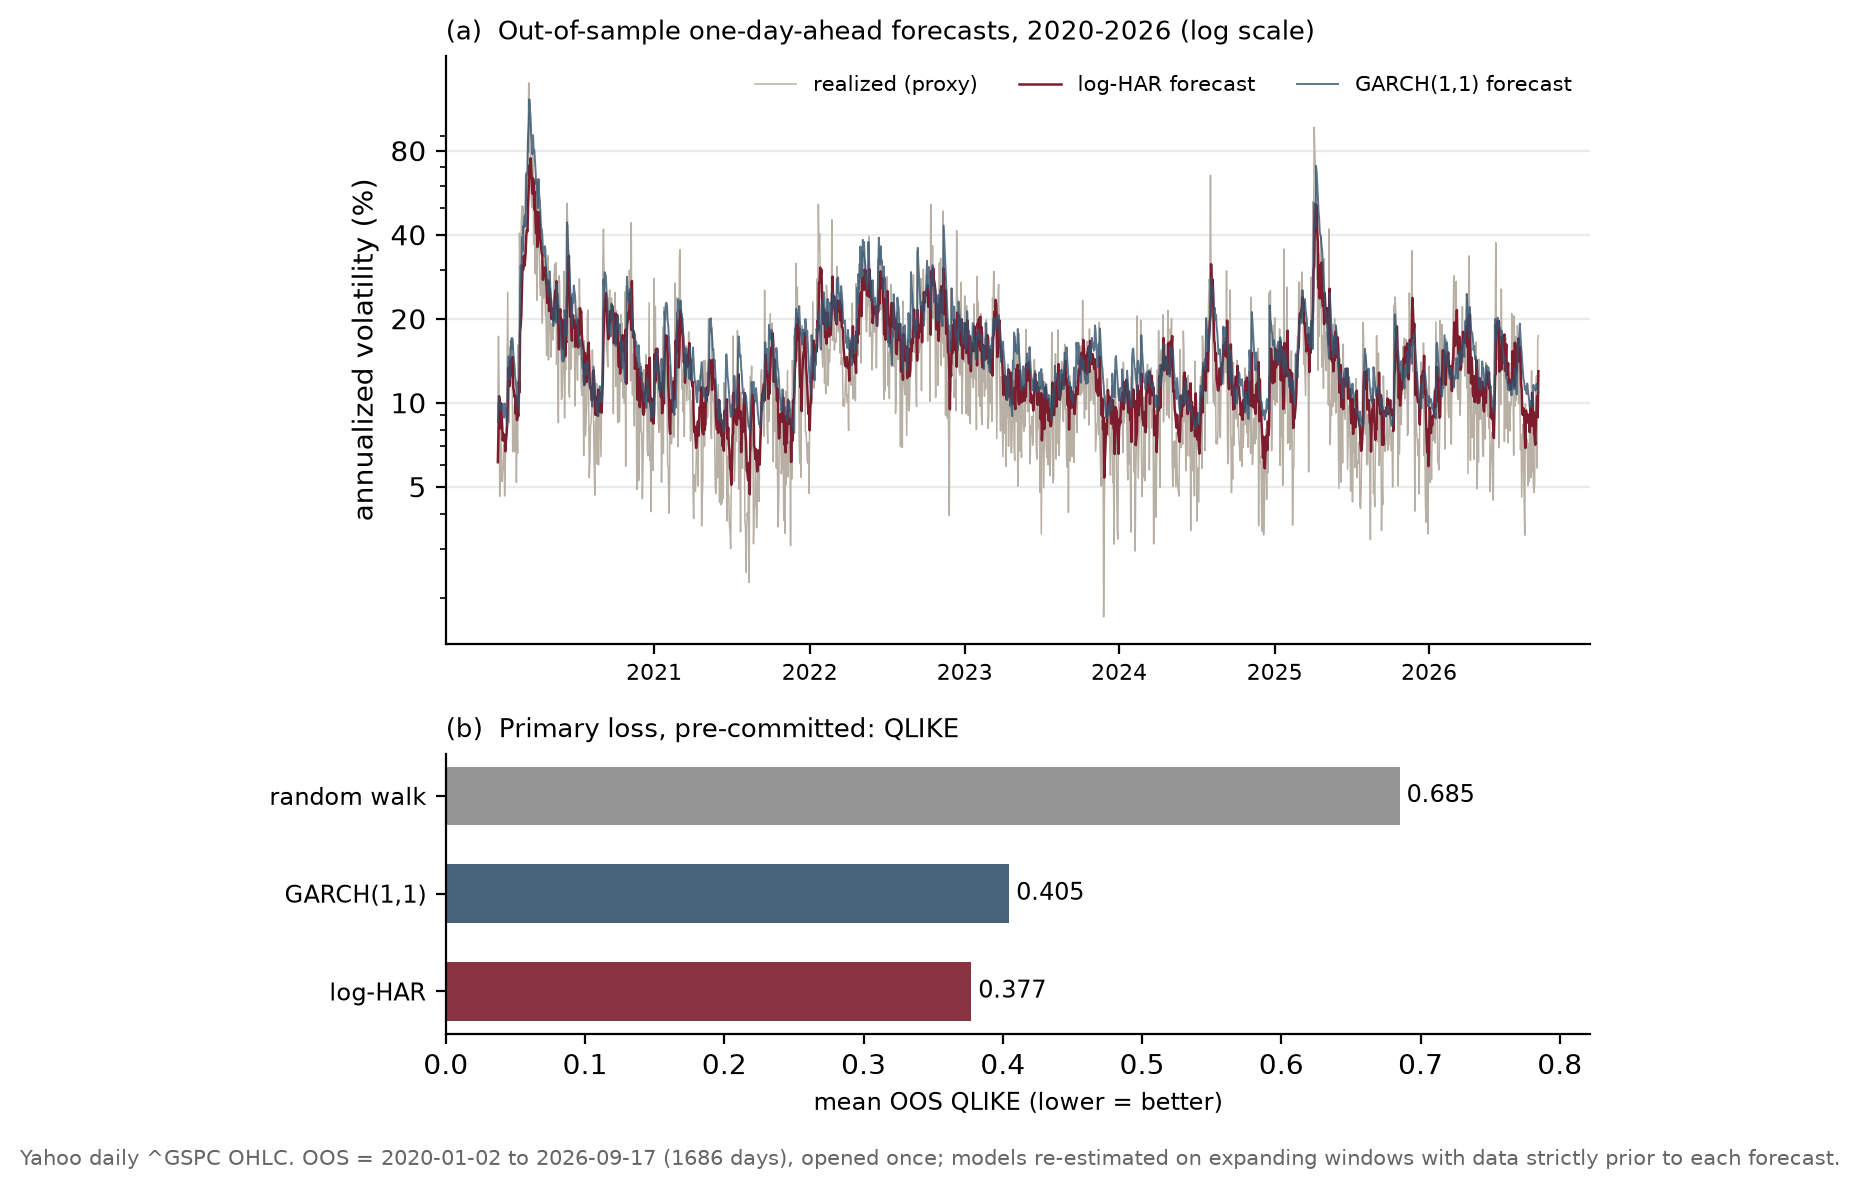

This figure's Python source:
"""
Figure 3 - One-day-ahead volatility forecasts, strict out-of-sample horse race.

Free data: daily S&P 500 (^GSPC) OHLC from the shared cache data/spx_ohlc.csv.
Daily realized-variance proxy: RV_t = (overnight log gap)^2 + Garman-Klass
open-to-close variance (whole-day scale, conditionally unbiased under the GK
assumptions; negative GK days floored at zero and counted).

Pre-committed protocol (fixed BEFORE looking at any out-of-sample number):
  - Models: random walk (RV_t), GARCH(1,1) on daily returns (own QMLE,
    re-estimated each January on an expanding window), log-HAR with daily /
    weekly / monthly cascade (expanding OLS, re-fit every day, lognormal
    bias correction exp(s^2/2)).
  - Split: out-of-sample = 2020-01-02 onward, opened once. No variants tried.
  - Primary loss: QLIKE (Patton 2011). Secondary: MSE on variance.
  - Tests: Diebold-Mariano on the QLIKE loss differential (Newey-West, 5 lags),
    Clark-West for the nested log-HAR vs random-walk comparison (MSE-based).
  - Mincer-Zarnowitz levels regression RV = a + b*F per model, OOS only.

Printed: every number quoted in the paper.

Reproducible:
    python fig_har_oos.py     # numpy, matplotlib; math.erf for p-values
"""
import os, csv, math
import numpy as np
import matplotlib
matplotlib.use("Agg")
import matplotlib.pyplot as plt

HERE = os.path.dirname(os.path.abspath(__file__))
CACHE = os.path.join(HERE, "data", "spx_ohlc.csv")
OOS_START = "2020-01-02"

dates, O, H, L, C = [], [], [], [], []
with open(CACHE) as f:
    for row in csv.DictReader(f):
        dates.append(row["date"])
        O.append(float(row["open"])); H.append(float(row["high"]))
        L.append(float(row["low"])); C.append(float(row["close"]))
O, H, L, C = map(np.array, (O, H, L, C))

u = np.log(H[1:] / O[1:]); d = np.log(L[1:] / O[1:]); c = np.log(C[1:] / O[1:])
on = np.log(O[1:] / C[:-1]); r = np.log(C[1:] / C[:-1])
gk = 0.5 * (u - d) ** 2 - (2 * np.log(2) - 1) * c ** 2
n_neg = int((gk < 0).sum())
RV = on ** 2 + np.maximum(gk, 0.0)
RV = np.maximum(RV, 1e-10)
ddates = dates[1:]
N = len(RV)
print(f"proxy: RV = overnight^2 + max(GK,0); negative-GK days floored: {n_neg}/{N}")

# ---------------- helpers ----------------------------------------------------
def roll_mean_past(x, w):
    """mean of x[t-w+1..t] at index t (uses only info up to t)."""
    cs = np.cumsum(np.concatenate([[0.0], x]))
    out = np.full(len(x), np.nan)
    out[w - 1:] = (cs[w:] - cs[:-w]) / w
    return out


lRV = np.log(RV)
l_d = lRV
l_w = roll_mean_past(lRV, 5)
l_m = roll_mean_past(lRV, 22)

i0 = ddates.index(OOS_START)          # first OOS target index
print(f"split: in-sample {ddates[0]}..{ddates[i0-1]} ({i0} obs) | "
      f"OOS {ddates[i0]}..{ddates[-1]} ({N - i0} obs)")

# ---------------- random walk ------------------------------------------------
F_rw = RV[i0 - 1:N - 1]               # forecast for t = RV_{t-1}

# ---------------- log-HAR, expanding OLS refit daily -------------------------
F_har = np.empty(N - i0)
X_all = np.column_stack([np.ones(N), l_d, l_w, l_m])   # regressors known at t
beta_last = None
for t in range(i0, N):                # forecast target RV_t
    # training pairs: predict lRV[s] from X[s-1], s = 22..t-1
    Xtr = X_all[21:t - 1]; ytr = lRV[22:t]
    XtX = Xtr.T @ Xtr; Xty = Xtr.T @ ytr
    beta = np.linalg.solve(XtX, Xty)
    resid = ytr - Xtr @ beta
    s2 = resid.var()
    F_har[t - i0] = math.exp(float(X_all[t - 1] @ beta) + 0.5 * s2)
    beta_last = (beta, s2)
print("log-HAR final betas [const, d, w, m]:",
      np.round(beta_last[0], 3), " resid var", round(beta_last[1], 4))

# ---------------- GARCH(1,1), own QMLE, re-estimated each January ------------
def nll_garch(theta, rr):
    w = np.exp(theta[0])
    e = np.exp(np.array([theta[1], theta[2], 0.0]))
    a, b = e[0] / e.sum(), e[1] / e.sum()
    s2 = np.empty(len(rr)); s2[0] = rr.var()
    for t in range(1, len(rr)):
        s2[t] = w + a * rr[t - 1] ** 2 + b * s2[t - 1]
    if np.any(s2 <= 0) or not np.all(np.isfinite(s2)):
        return 1e10
    return 0.5 * np.sum(np.log(2 * np.pi * s2) + rr ** 2 / s2)


def nelder_mead(f, x0, args=(), maxit=1500, tol=1e-9):
    n = len(x0); sim = [np.array(x0, float)]
    for i in range(n):
        x = np.array(x0, float); x[i] += 0.25 if x[i] == 0 else 0.15 * abs(x[i]) + 0.1
        sim.append(x)
    fv = [f(x, *args) for x in sim]
    for _ in range(maxit):
        idx = np.argsort(fv); sim = [sim[i] for i in idx]; fv = [fv[i] for i in idx]
        if abs(fv[-1] - fv[0]) < tol * (abs(fv[0]) + tol):
            break
        cen = np.mean(sim[:-1], axis=0)
        xr = cen + (cen - sim[-1]); fr = f(xr, *args)
        if fr < fv[0]:
            xe = cen + 2.0 * (cen - sim[-1]); fe = f(xe, *args)
            sim[-1], fv[-1] = (xe, fe) if fe < fr else (xr, fr)
        elif fr < fv[-2]:
            sim[-1], fv[-1] = xr, fr
        else:
            xc = cen + 0.5 * (sim[-1] - cen); fc = f(xc, *args)
            if fc < fv[-1]:
                sim[-1], fv[-1] = xc, fc
            else:
                for i in range(1, n + 1):
                    sim[i] = sim[0] + 0.5 * (sim[i] - sim[0])
                    fv[i] = f(sim[i], *args)
    i = int(np.argmin(fv)); return sim[i], fv[i]


F_g = np.empty(N - i0)
params = None
for t in range(i0, N):
    refit = params is None or (ddates[t][:4] != ddates[t - 1][:4])
    if refit:
        mu = r[:t].mean()                 # training-window mean only (no look-ahead)
        rr = r[:t] - mu
        s2u = rr.var(); rest = 1 - 0.08 - 0.90
        th, _ = nelder_mead(nll_garch, [np.log(s2u * rest), np.log(0.08 / rest),
                                        np.log(0.90 / rest)], args=(rr,))
        w = np.exp(th[0]); e = np.exp(np.array([th[1], th[2], 0.0]))
        a, b = e[0] / e.sum(), e[1] / e.sum()
        params = (w, a, b, mu)
        # rebuild the variance recursion through day t-1 -> forecast for day t
        s2_state = rr.var()
        for s in range(1, t + 1):
            s2_state = w + a * (r[s - 1] - mu) ** 2 + b * s2_state
    else:
        w, a, b, mu = params
        s2_state = w + a * (r[t - 1] - mu) ** 2 + b * s2_state
    F_g[t - i0] = s2_state

y = RV[i0:]
models = {"random walk": F_rw, "GARCH(1,1)": F_g, "log-HAR": F_har}

# ---------------- losses & tests ---------------------------------------------
def qlike(yy, ff):
    z = yy / ff
    return z - np.log(z) - 1.0


def nw_se(x, lags=5):
    x = x - x.mean(); n = len(x)
    g0 = np.sum(x * x) / n
    s = g0
    for k in range(1, lags + 1):
        gk = np.sum(x[k:] * x[:-k]) / n
        s += 2 * (1 - k / (lags + 1)) * gk
    return math.sqrt(s / n)


def phi(z):                      # standard normal CDF via erf
    return 0.5 * (1 + math.erf(z / math.sqrt(2)))


print("\nOOS losses (lower = better):")
for k, F in models.items():
    ql = qlike(y, F).mean(); mse = np.mean((y - F) ** 2)
    print(f"  {k:12s} QLIKE={ql:.4f}  MSE={mse:.3e}")

print("\nMincer-Zarnowitz (OOS): RV = a + b*F")
for k, F in models.items():
    X = np.column_stack([np.ones_like(F), F])
    bhat = np.linalg.solve(X.T @ X, X.T @ y)
    res = y - X @ bhat
    R2 = 1 - res.var() / y.var()
    print(f"  {k:12s} a={bhat[0]:.3e}  b={bhat[1]:.3f}  R2={R2:.3f}")

dlq = qlike(y, models["random walk"]) - qlike(y, models["log-HAR"])
dm = dlq.mean() / nw_se(dlq)
print(f"\nDM (QLIKE, HAR vs RW): mean diff={dlq.mean():.4f}  DM={dm:.2f}  "
      f"one-sided p={1 - phi(dm):.2e}")
dlg = qlike(y, models["random walk"]) - qlike(y, models["GARCH(1,1)"])
dmg = dlg.mean() / nw_se(dlg)
print(f"DM (QLIKE, GARCH vs RW): mean diff={dlg.mean():.4f}  DM={dmg:.2f}  "
      f"one-sided p={1 - phi(dmg) if dmg > 0 else phi(dmg):.2e}")

f_cw = (y - F_rw) ** 2 - ((y - F_har) ** 2 - (F_rw - F_har) ** 2)
cw = f_cw.mean() / nw_se(f_cw)
print(f"Clark-West (HAR vs RW, nested): CW={cw:.2f}  one-sided p={1 - phi(cw):.2e}")

# ---------------- figure ------------------------------------------------------
fig, (ax1, ax2) = plt.subplots(
    2, 1, figsize=(6.9, 5.8), gridspec_kw={"height_ratios": [2.1, 1.0]})

xs = np.arange(N - i0)
ax1.plot(xs, np.sqrt(252 * y) * 100, lw=0.55, color="#b8b0a4", label="realized (proxy)")
ax1.plot(xs, np.sqrt(252 * F_har) * 100, lw=0.9, color="#7c1c2c", label="log-HAR forecast")
ax1.plot(xs, np.sqrt(252 * F_g) * 100, lw=0.7, color="#31536e", alpha=0.8,
         label="GARCH(1,1) forecast")
tick = [i for i in range(1, N - i0) if ddates[i0 + i][:4] != ddates[i0 + i - 1][:4]]
ax1.set_xticks(tick); ax1.set_xticklabels([ddates[i0 + i][:4] for i in tick], fontsize=8)
ax1.set_ylabel("annualized volatility (%)")
ax1.set_yscale("log"); ax1.set_yticks([5, 10, 20, 40, 80]); ax1.set_yticklabels([5, 10, 20, 40, 80])
ax1.legend(fontsize=7.5, frameon=False, ncol=3)
ax1.set_title("(a)  Out-of-sample one-day-ahead forecasts, 2020-2026 (log scale)",
              fontsize=9.5, loc="left")
for s in ("top", "right"):
    ax1.spines[s].set_visible(False)
ax1.grid(True, axis="y", alpha=0.25)

names = list(models)
qls = [qlike(y, models[k]).mean() for k in names]
cols = {"random walk": "#8a8a8a", "GARCH(1,1)": "#31536e", "log-HAR": "#7c1c2c"}
ax2.barh(range(len(names)), qls, color=[cols[k] for k in names], alpha=0.9, height=0.6)
for i, v in enumerate(qls):
    ax2.text(v + 0.005, i, f"{v:.3f}", va="center", fontsize=8.5)
ax2.set_yticks(range(len(names))); ax2.set_yticklabels(names, fontsize=8.5)
ax2.invert_yaxis(); ax2.set_xlim(0, max(qls) * 1.2)
ax2.set_xlabel("mean OOS QLIKE (lower = better)", fontsize=8.5)
ax2.set_title("(b)  Primary loss, pre-committed: QLIKE", fontsize=9.5, loc="left")
for s in ("top", "right"):
    ax2.spines[s].set_visible(False)

fig.text(0.5, -0.015,
         f"Yahoo daily ^GSPC OHLC. OOS = {ddates[i0]} to {ddates[-1]} ({N - i0} days), "
         "opened once; models re-estimated on expanding windows with data strictly prior "
         "to each forecast.", ha="center", fontsize=7.6, color="#666")
plt.tight_layout()
OUT = os.path.join(HERE, "fig_har_oos.png")
fig.savefig(OUT, dpi=200, bbox_inches="tight")
print("wrote", OUT)
